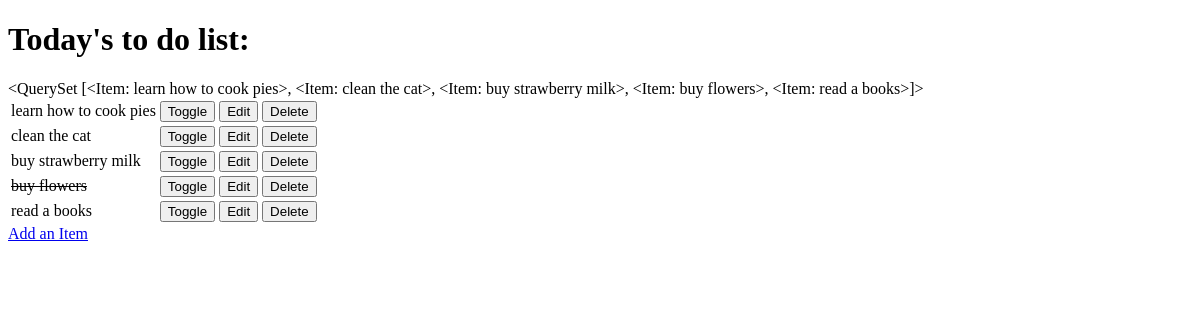
Before: / with the older database file.
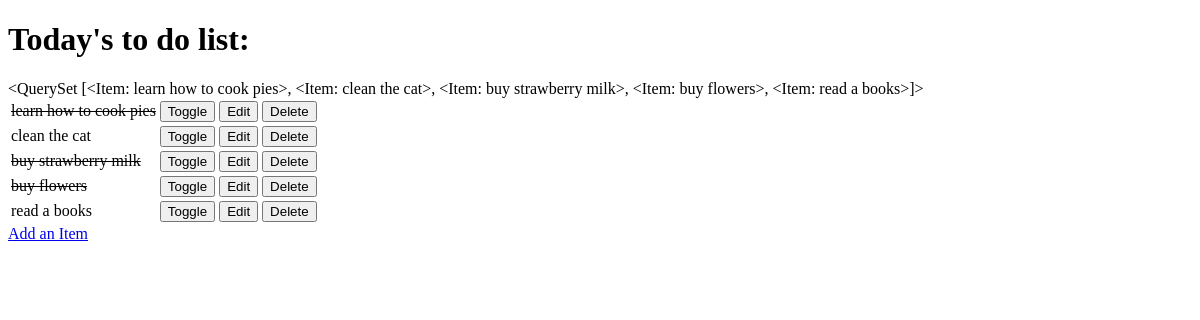
After: the same page with the newer database file.
### todo/models.py (models this page shows)
class Item(models.Model):
    name = models.CharField(max_length=50, null=False, blank=False)
    done = models.BooleanField(null=False, blank=False, default=False)
    def __str__(self):
        return self.name

### todo/views.py (the view)
# urls.py: path("", views.get_todo_list, name="get_todo_list"),
def get_todo_list(request):
    items = Item.objects.all
    context = {
        "items": items
    }
    return render(request, "todo/todo_list.html", context)

### todo/templates/todo/todo_list.html (shortened to what this page needs)
<!DOCTYPE html>
<html lang="en">
<head>
</head>
<body>
        <h1>Today's to do list:</h1>
        {{ items }}
            <table>
                {% for item in items %}
                    <tr>
                        {% if item.done %}
                            <td><s>{{ item.name }}</s></td>
                        {% else %}
                            <td>{{ item.name }}</td>
                        {% endif %}
                        <td>
                            <a href="/toggle/{{ item.id }}">
                                <button>Toggle</button>
                            </a>
                        </td>
                        <td>
                            <a href="/edit/{{ item.id }}">
                                <button>Edit</button>
                            </a>
                        </td>
                        <td>
                            <a href="/delete/{{ item.id }}">
                                <button>Delete</button>
                            </a>
                        </td>
                    </tr>
                    {% empty %}
                    <tr><td>You got nothing to do today!</td></tr>
                {% endfor %}
            </table>
            <a href="/add">Add an Item</a>
</body>
</html>

Changed rows visible on the page:
changed Item "learn how to cook pies": done False → True (drawn)
changed Item "buy strawberry milk": done False → True (drawn)
